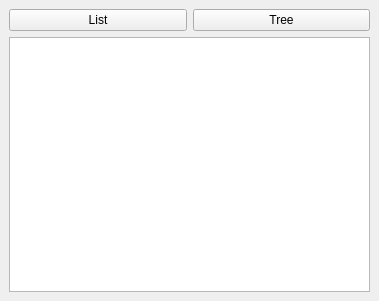
<?xml version="1.0" encoding="UTF-8"?>
<ui version="4.0">
 <class>ShapeDock</class>
 <widget class="QDockWidget" name="ShapeDock">
  <property name="geometry">
   <rect>
    <x>0</x>
    <y>0</y>
    <width>379</width>
    <height>301</height>
   </rect>
  </property>
  <property name="windowTitle">
   <string>DockWidget</string>
  </property>
  <widget class="QWidget" name="dockWidgetContents">
   <layout class="QVBoxLayout" name="verticalLayout">
    <item>
     <layout class="QHBoxLayout" name="horizontalLayout">
      <item>
       <widget class="QPushButton" name="listButton">
        <property name="text">
         <string>List</string>
        </property>
       </widget>
      </item>
      <item>
       <widget class="QPushButton" name="treeButton">
        <property name="text">
         <string>Tree</string>
        </property>
       </widget>
      </item>
     </layout>
    </item>
    <item>
     <widget class="MyTreeView" name="shapeTree"/>
    </item>
   </layout>
  </widget>
 </widget>
 <customwidgets>
  <customwidget>
   <class>MyTreeView</class>
   <extends>QTreeView</extends>
   <header>mydockwidgets.h</header>
  </customwidget>
 </customwidgets>
 <resources/>
 <connections/>
</ui>
